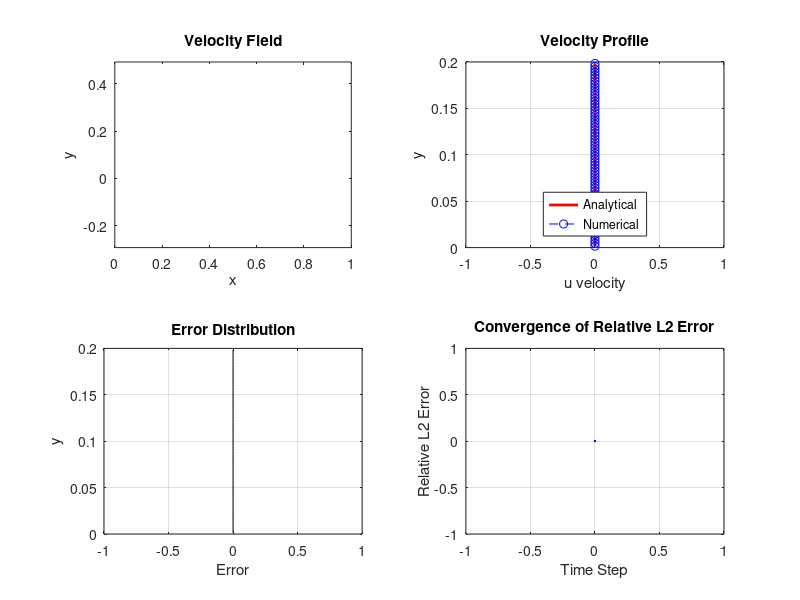

Write the MATLAB code that produced this figure. (Note: this script raises an error after producing the figure.)
% Oscillating Shear Flow Simulation with MG, Rhie-Chow
clc; clear; close all;

%% Parameters
Nx =64; 
Ny=64;
Lx = 1; 
Ly =.2;
dx = Lx/Nx; 
dy = Ly/Ny;
x =linspace(0,Lx, Nx);
y =linspace(0,Ly, Ny);
[X, Y] =meshgrid(x, y);

nu = 0.05;             % Kinematic viscosity
U0 = 5;               % Wall velocity amplitude
f = 10;
omega = 2*pi*f;
rho =1;

% Time settings
CFL = 0.35;
dt = CFL*min(dx, dy)^2/nu;
Tf= 2/f;
Nt = ceil(Tf/dt);
dt = Tf/Nt;
time = linspace(0,Tf,Nt);


u = zeros(Ny,Nx);
v = zeros(Ny,Nx);
p = zeros(Ny,Nx);
relL2 = zeros(1, Nt);

alpha = sqrt(omega/(2*nu));
yc = linspace(dy/2,Ly -dy/2,Ny)';
% Figure
figure('Name', 'Oscillating Shear Flow', 'NumberTitle', 'off');

subplot(2,2,1);
hQuiver = quiver(X, Y, zeros(size(X)), zeros(size(Y)), 'AutoScaleFactor', 3);
title('Velocity Field'); xlabel('x'); ylabel('y'); axis equal tight;


subplot(2,2,2);
hAnalytical = plot(zeros(Ny,1), yc, 'r-', 'LineWidth', 2); hold on;
hNumerical = plot(zeros(Ny,1), yc, 'bo--');
title('Velocity Profile'); xlabel('u velocity'); ylabel('y'); legend('Analytical', 'Numerical','Location','south'); grid on;

subplot(2,2,3);
hError = plot(zeros(Ny,1), yc, 'k');
title('Error Distribution'); xlabel('Error'); ylabel('y'); grid on;

subplot(2,2,4);
hConv = plot(0, 0, 'b');
title('Convergence of Relative L2 Error'); xlabel('Time Step'); ylabel('Relative L2 Error'); grid on;



% %% Setup video writer
% k = VideoWriter('CouetteFlowSimulation.mp4', 'MPEG-4'); % Name of video file
% k.FrameRate = 10; % Frames per second
% open(k);

%% Time loop
for n = 1:Nt
    t = time(n);


    u(1,:) = 0;
    u(end,:) = U0 * sin(omega * t);
    v([1 end], :) = 0;
    v(:, [1 end]) = 0;

    [u_star, v_star] = explicit_predictor(u, v, p, rho, nu, dt, dx, dy);

    rhs = divergence(u_star, v_star, dx, dy) / dt;
    

    p_corr = poisson_solver(rhs, dx, dy);

    [u, v] = rhie_chow_projection(u_star, v_star, p_corr, rho, dt, dx, dy);
    p = p + p_corr;


    u_analytical = U0 * exp(-alpha * flip(yc'))' .* sin(omega*t - alpha * flip(yc'))';
    u_center = u(:, round(Nx/2));
    err = abs(u_center - u_analytical);
    relL2(n) = norm(err) / norm(u_analytical);

    if mod(n, 10) == 0 || n == 1 || n == Nt
        set(hQuiver, 'UData', u, 'VData', v);
        set(hAnalytical, 'YData', yc, 'XData', u_analytical);
        set(hNumerical, 'YData', yc, 'XData', u_center);
        set(hError, 'XData', err, 'YData', yc);
        set(hConv, 'XData', 1:n, 'YData', relL2(1:n));
        drawnow;

        % % - Capture frame for video -
        % frame = getframe(gcf);
        % writeVideo(k, frame);
    end
end



% %% Close video file
% close(k);
% disp('Video saved successfully as CouetteFlowSimulation.mp4');

% Helper Functions 
function [u_corr, v_corr] = rhie_chow_projection(u_star, v_star, p_corr, rho, dt, dx, dy)
    [Ny, Nx] = size(u_star);
    u_corr = u_star;
    v_corr = v_star;

    dpdx = zeros(Ny, Nx);
    dpdy = zeros(Ny, Nx);

    dpdx(:,2:Nx-1) = (p_corr(:,3:Nx) - p_corr(:,1:Nx-2)) / (2*dx);
    dpdy(2:Ny-1,:) = (p_corr(3:Ny,:) - p_corr(1:Ny-2,:)) / (2*dy);

    u_corr = u_star - dt / rho * dpdx;
    v_corr = v_star - dt / rho * dpdy;
end

function p = poisson_solver(rhs, dx, dy)
    % V-cycle solver with gs smoothing
    maxLevel = floor(log2(min(size(rhs)))) - 1;
    p = fmg_vcycle(rhs, dx, dy, maxLevel);
end

function p = fmg_vcycle(rhs, dx, dy, level)
    if level == 0
        p = zeros(size(rhs));
        p = gauss_seidel(p, rhs, dx, dy, 150);
    else
        coarse_rhs = restrict(rhs);
        coarse_p = fmg_vcycle(coarse_rhs, 2*dx, 2*dy, level - 1);
        fine_p = prolong(coarse_p);
        fine_p = gauss_seidel(fine_p, rhs, dx, dy, 150);
        p = fine_p;
    end
end

function out = gauss_seidel(p, rhs, dx, dy, iterations)
    [Ny, Nx] = size(p);
    dx2 = dx^2; dy2 = dy^2;
    denom = 2*(dx2 + dy2);
    for iter = 1:iterations
        for j = 2:Ny-1
            for i = 2:Nx-1
                p(j,i) = ((p(j,i+1) + p(j,i-1))*dy2 + (p(j+1,i) + p(j-1,i))*dx2 - rhs(j,i)*dx2*dy2) / denom;
            end
        end
    end
    out = p;
end

function coarse = restrict(fine)
    coarse = fine(1:2:end, 1:2:end);
end

function fine = prolong(coarse)
    [Ny, Nx] = size(coarse);
    fine = zeros(2*Ny, 2*Nx);
    fine(1:2:end, 1:2:end) = coarse;
    fine(2:2:end, 1:2:end) = coarse;
    fine(1:2:end, 2:2:end) = coarse;
    fine(2:2:end, 2:2:end) = coarse;
end
function div = divergence(u, v, dx, dy)
    div = (u(:,[2:end end]) - u(:,[1 1:end-1])) / (2*dx) + ...
          (v([2:end end],:) - v([1 1:end-1],:)) / (2*dy);
end

function [u_star, v_star] = explicit_predictor(u, v, p, rho, nu, dt, dx, dy)
    [Ny, Nx] = size(u);
    u_star = u;
    v_star = v;

    %Laplacians
    uxx = zeros(Ny, Nx); uyy = zeros(Ny, Nx);
    vxx = zeros(Ny, Nx); vyy = zeros(Ny, Nx);

    uxx(:,2:Nx-1) = (u(:,3:Nx) - 2*u(:,2:Nx-1) + u(:,1:Nx-2)) / dx^2;
    uyy(2:Ny-1,:) = (u(3:Ny,:) - 2*u(2:Ny-1,:) + u(1:Ny-2,:)) / dy^2;

    vxx(:,2:Nx-1) = (v(:,3:Nx) - 2*v(:,2:Nx-1) + v(:,1:Nx-2)) / dx^2;
    vyy(2:Ny-1,:) = (v(3:Ny,:) - 2*v(2:Ny-1,:) + v(1:Ny-2,:)) / dy^2;

    %Pressure grads
    px = zeros(Ny, Nx); py = zeros(Ny, Nx);
    px(:,2:Nx-1) = (p(:,3:Nx) - p(:,1:Nx-2)) / (2*dx);
    py(2:Ny-1,:) = (p(3:Ny,:) - p(1:Ny-2,:)) / (2*dy);

    u_star = u + dt * (-px/rho + nu * (uxx + uyy));
    v_star = v + dt * (-py/rho + nu * (vxx + vyy));
end
